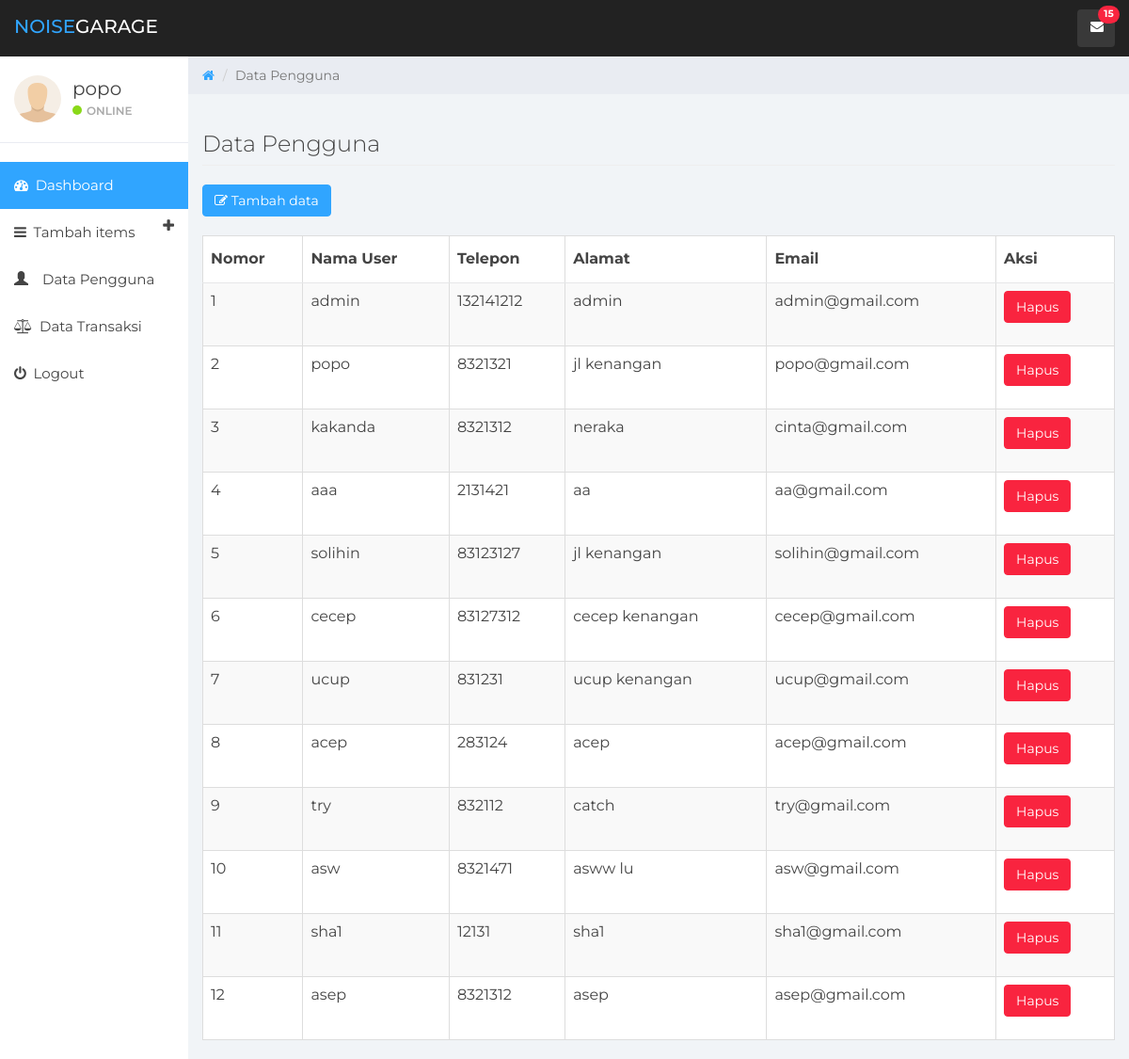
The page /admin/pagepengguna.php (signed in) on the database its author committed.
### tables this page shows
CREATE TABLE `tabel_pengguna` (
  `id` int(11) NOT NULL,
  `username` varchar(32) NOT NULL,
  `level` varchar(255) NOT NULL DEFAULT '1',
  `email` varchar(60) NOT NULL,
  `alamat` varchar(60) NOT NULL,
  `telepon` int(11) NOT NULL,
  `password` varchar(34) NOT NULL,
  `photo` varchar(255) NOT NULL DEFAULT 'default.svg'
);

### admin/data_pengguna.php (called while the page is built, shortened)
<?php
require_once '../config/koneksi.php';
try {
    $sql = 'SELECT * FROM `tabel_pengguna`';
    $q = $db->query($sql);
} catch (PDOException $e) {
    die("Tidak Bisa Membuka Database $database_name :" . $e->getMessage());
}

### admin/pagepengguna.php (the view, shortened to what this page needs)
<?php
include 'header.php';
include 'slider.php';
?>
<?php
require_once('data_pengguna.php');
?>
<div class="col-sm-9 col-sm-offset-3 col-lg-10 col-lg-offset-2 main">
    <div class="row">
        <ol class="breadcrumb">
            <li><a href="index.php">
                    <em class="fa fa-home"></em>
                </a></li>
            <li class="active">Data Pengguna</li>
        </ol>
    </div>
    <div class="row">
        <div class="col-lg-12">
            <h3 class="page-header">Data Pengguna</h3>
        </div>
    </div>
    <div class="table-responsive">
        <div>
            <a href="addpengguna.php" class="btn btn-primary">
                <i class="fa fa-edit"></i>
                Tambah data
            </a>
        </div>
        <br>
        <table id="datapengguna" class="table table-striped table-bordered" style="width:100%">
            <thead>
                <tr>
                    <th>Nomor</th>
                    <th>Nama User</th>
                    <th>Telepon</th>
                    <th>Alamat</th>
                    <th>Email</th>
                    <th>Aksi</th>
                </tr>
            </thead>
            <tbody>
                <?php
                $no = 0;
                while ($row = $q->fetch()) :
                    $no++;
                    $username = $row['username'];
                    $email = $row['email'];
                    $alamat = $row['alamat'];
                    $telepon = $row['telepon'];
                ?>
                    <tr>
                        <td><?php echo $no ?></td>
                        <td><?php echo $username ?></td>
                        <td><?php echo $telepon ?></td>
                        <td><?php echo $alamat ?></td>
                        <td><?php echo $email ?></td>
                        <td>
                            <form action="config/hapuspengguna.php" method="POST">
                                <button type="submit" class="btn btn-danger">Hapus</button>
                        </td>
                    </tr>
                <?php endwhile; ?>
            </tbody>
        </table>
    </div>
</div>

### rows shown on the page
tabel_pengguna: username "admin", telepon "132141212", alamat "admin", email "admin@gmail.com"
tabel_pengguna: username "popo", telepon "8321321", alamat "jl kenangan", email "popo@gmail.com"
tabel_pengguna: username "kakanda", telepon "8321312", alamat "neraka", email "cinta@gmail.com"
tabel_pengguna: username "aaa", telepon "2131421", alamat "aa", email "aa@gmail.com"
tabel_pengguna: username "solihin", telepon "83123127", alamat "jl kenangan", email "solihin@gmail.com"
tabel_pengguna: username "cecep", telepon "83127312", alamat "cecep kenangan", email "cecep@gmail.com"
tabel_pengguna: username "ucup", telepon "831231", alamat "ucup kenangan", email "ucup@gmail.com"
tabel_pengguna: username "acep", telepon "283124", alamat "acep", email "acep@gmail.com"
tabel_pengguna: username "try", telepon "832112", alamat "catch", email "try@gmail.com"
tabel_pengguna: username "asw", telepon "8321471", alamat "asww lu", email "asw@gmail.com"
tabel_pengguna: username "sha1", telepon "12131", alamat "sha1", email "sha1@gmail.com"
tabel_pengguna: username "asep", telepon "8321312", alamat "asep", email "asep@gmail.com"

### other values the page prints
$_SESSION["user"]["username"] "popo"
